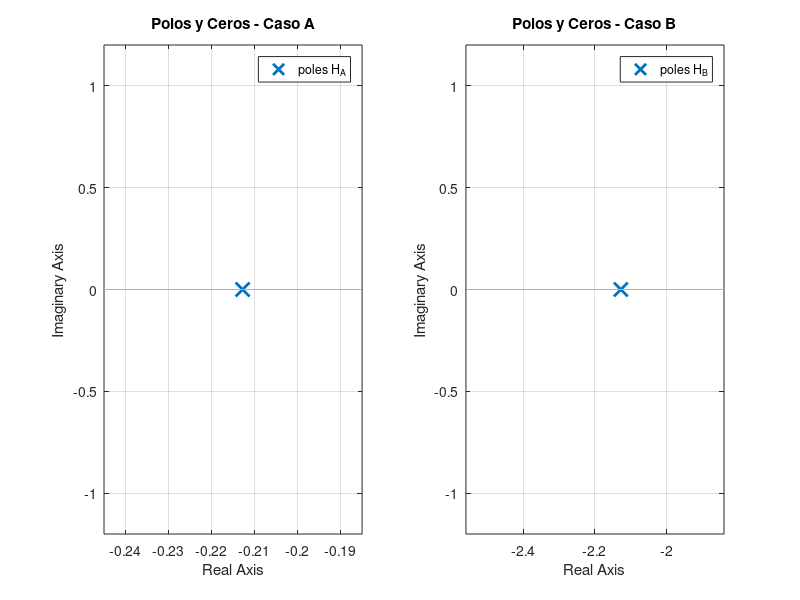
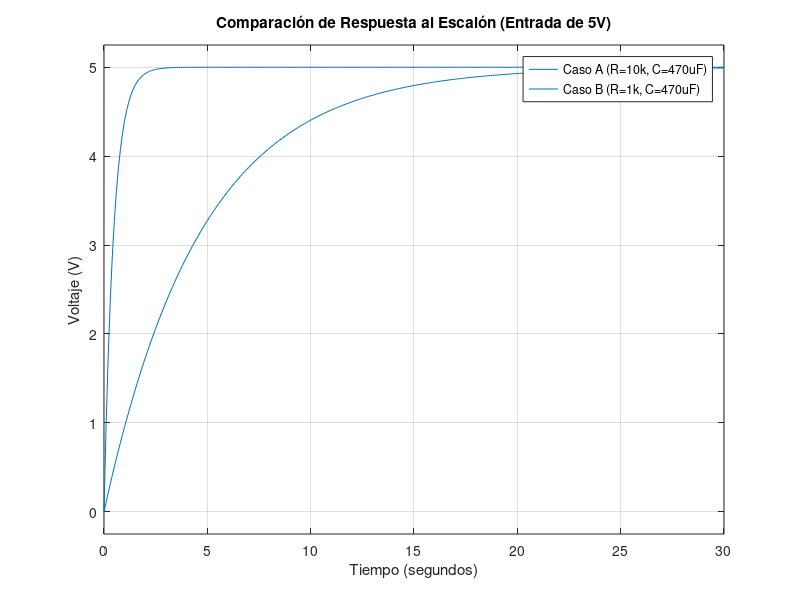

These charts were generated, in order, by the following MATLAB code:
% Análisis de Circuitos RC - Casos de Estudio A y B
clear; clc; close all;

% --- CASO A: Aumento de Capacitancia ---
R_A = 10000;      % Resistencia: 10 kOhms
C_A = 0.000470;   % Capacitor: 470 uF
num_A = 1;
den_A = [R_A*C_A 1];
H_A = tf(num_A, den_A); % Función de Transferencia Caso A

% --- CASO B: Reducción de Resistencia ---
R_B = 1000;       % Resistencia: 1 kOhms
C_B = 0.000470;   % Capacitor: 470 uF
num_B = 1;
den_B = [R_B*C_B 1];
H_B = tf(num_B, den_B); % Función de Transferencia Caso B

% --- Resultados Matemáticos ---
disp('--- CASO A ---');
disp(['Constante de tiempo (Tau): ', num2str(R_A*C_A), ' segundos']);
disp(['Tiempo de establecimiento (5*Tau): ', num2str(5*R_A*C_A), ' segundos']);
disp('Polo del Caso A:'); 
pole(H_A)

disp('--- CASO B ---');
disp(['Constante de tiempo (Tau): ', num2str(R_B*C_B), ' segundos']);
disp(['Tiempo de establecimiento (5*Tau): ', num2str(5*R_B*C_B), ' segundos']);
disp('Polo del Caso B:'); 
pole(H_B)

% --- Gráficas Comparativas ---
t_sim = 0:0.1:30; % Vector de tiempo para simulación (30 segundos)

% 1. Mapas de Polos y Ceros
figure(1);
subplot(1,2,1);
pzmap(H_A);
title('Polos y Ceros - Caso A');
grid on;

subplot(1,2,2);
pzmap(H_B);
title('Polos y Ceros - Caso B');
grid on;

% 2. Respuesta al Escalón (Comparación)
figure(2);
step(5*H_A, t_sim);
hold on;
step(5*H_B, t_sim);
grid on;
title('Comparación de Respuesta al Escalón (Entrada de 5V)');
legend('Caso A (R=10k, C=470uF)', 'Caso B (R=1k, C=470uF)', 'Location', 'best');
xlabel('Tiempo (segundos)');
ylabel('Voltaje (V)');
hold off;
